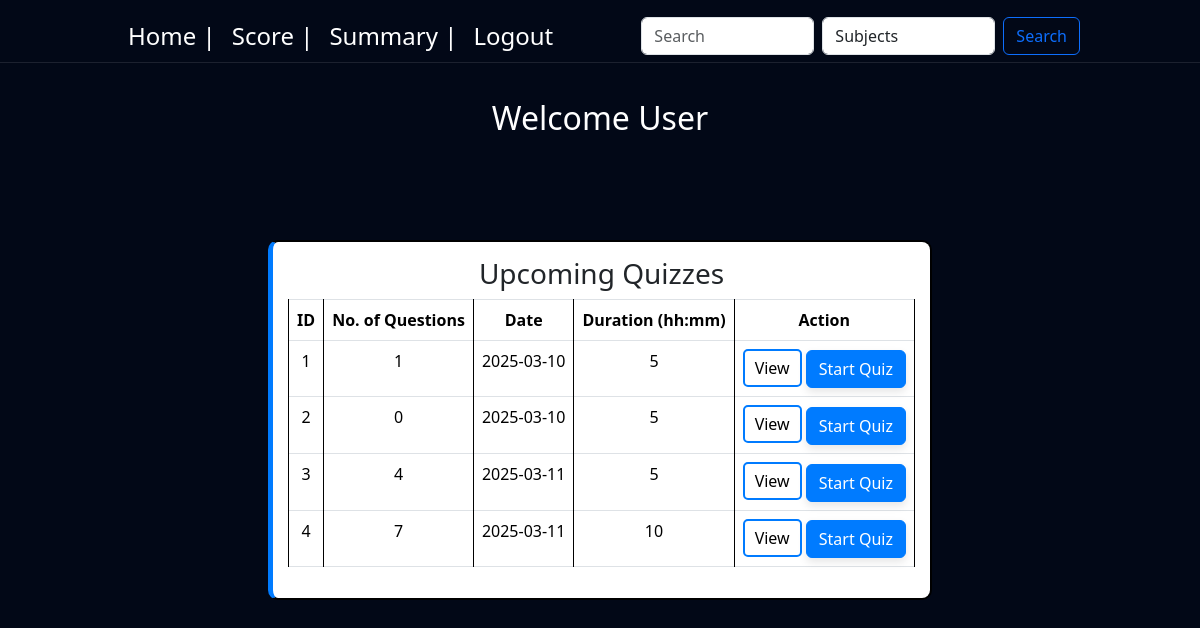
Screenshot of /user_dashboard with the database file from the repository.
### controller/models.py (models this page shows)
class Quiz(db.Model):
    id = db.Column(db.Integer, primary_key=True, autoincrement=True)
    title = db.Column(db.String(255), nullable=False)
    chapter_id = db.Column(db.Integer, db.ForeignKey('chapter.id'), nullable=False)
    date_of_quiz = db.Column(db.Date, nullable=False)
    time_duration = db.Column(db.Integer, nullable=False)
    time_start = db.Column(db.Time, nullable=False)
    remarks = db.Column(db.String(500))
    questions = db.relationship('Question', backref='quiz', lazy=True)
    scores = db.relationship('Score', backref='quiz', lazy=True)

### controller/routes.py (the view)
@app.route('/user_dashboard')
def user_dashboard():
    question_count_subquery = db.session.query(
    Question.quiz_id, func.count(Question.id).label("question_count")
).group_by(Question.quiz_id).subquery()
    quizzes = db.session.query(
        Quiz.id,
        Quiz.title,
        Chapter.name.label("chapter_name"),
        Subject.name.label("subject_name"),
        Quiz.date_of_quiz,
        Quiz.time_duration,
        func.coalesce(question_count_subquery.c.question_count, 0).label("question_count")  # Ensure 0 for empty quizzes
    ).join(Chapter, Quiz.chapter_id == Chapter.id) \
    .join(Subject, Chapter.subject_id == Subject.id) \
    .outerjoin(question_count_subquery, Quiz.id == question_count_subquery.c.quiz_id) \
    .all()
    return render_template('user_dashboard.html', quizzes=quizzes, user = current_user)

### templates/user_dashboard.html (shortened to what this page needs)
<!DOCTYPE html>
<html lang="en">
  <head>
    <link
      href="https://cdn.jsdelivr.net/npm/bootstrap@5.3.3/dist/css/bootstrap.min.css"
      rel="stylesheet"
    />
    <link rel="stylesheet" href="{{ url_for('static', filename='styles.css') }}" />
  </head>
  <body>
    {% include 'navbar2.html' %}
    <div class="background">
      <div class="heading-sec">
        <h2>Welcome User</h2>
      </div>
      <div class="container">
        <div class="subjects-container">
          <div class="quiz-box">
            <h3>Upcoming Quizzes</h3>
            <table class="table table-bordered">
              <thead>
                <tr>
                  <th>ID</th>
                  <th>No. of Questions</th>
                  <th>Date</th>
                  <th>Duration (hh:mm)</th>
                  <th>Action</th>
                </tr>
              </thead>
              <tbody>
                {% for quiz in quizzes %}
                <tr>
                  <td>{{ quiz.id }}</td>
                  <td>{{ quiz.question_count }}</td>
                  <td>{{ quiz.date_of_quiz }}</td>
                  <td>{{ quiz.time_duration }}</td>
                  <td>
                    <button
                      class="view-btn"
                      onclick="viewQuizDetails('{{ quiz.id }}', '{{ quiz.subject_name }}', '{{ quiz.chapter_name }}', '{{ quiz.question_count }}', '{{ quiz.date_of_quiz }}', '{{ quiz.time_duration }}')">
                      View
                    </button>
                    <a href="{{ url_for('quiz', quiz_id=quiz.id) }}" class="btn btn-primary">
                      Start Quiz
                    </a>
                  </td>
                </tr>
                {% endfor %}
              </tbody>
            </table>
          </div>
        </div>
      </div>
    </div>
  </body>
</html>

### templates/navbar2.html (shortened to what this page needs)
<nav class="navbar navbar-expand-lg fixed-top" style="padding: 0 108px; margin-top: 10px; margin-bottom: 15px;">
  <div class="container-fluid">
      <div class="collapse navbar-collapse" id="navbarSupportedContent">
          <ul class="navbar-nav me-auto mb-2 mb-lg-0">
              <li class="nav-item">
                  <a class="nav-link active" aria-current="page" href="user_dashboard" style="font-size: x-large;">Home | </a>
              </li>
              <li class="nav-item">
                  <a class="nav-link" href="scores" style="font-size: x-large;">Score | </a>
              </li>
              <li class="nav-item">
                  <a class="nav-link" href="performance" style="font-size: x-large;">Summary | </a>
              </li>
              <li class="nav-item">
                  <a class="nav-link" href="logout" style="font-size: x-large;">Logout</a>
              </li>
          </ul>
          <form class="d-flex" role="search" onsubmit="event.preventDefault(); performNavbarSearch();">
              <input class="form-control me-2" type="search" id="navbarSearchQuery" placeholder="Search" aria-label="Search">
              <select id="navbarSearchFilter" class="form-control me-2">
                  {% if current_user.is_admin %}
                      <option value="users">Users</option>
                      <option value="subjects">Subjects</option>
                      <option value="quizzes">Quizzes</option>
                      <option value="questions">Questions</option>
                  {% else %}
                      <option value="subjects">Subjects</option>
                  {% endif %}
              </select>
              <button class="btn btn-outline-primary" type="submit">Search</button>
          </form>
      </div>
  </div>
</nav>

### static/styles.css (style rules this page uses)
html, body { height: 100%; margin: 0; padding: 0; overflow-x: auto; background: #020817 ; background-size: 400% 400%; backdrop-filter: blur(10px); scroll-behavior: smooth; }
.navbar { background: #020817 !important; backdrop-filter: blur(10px); border-bottom: 1px solid rgba(255, 255, 255, 0.1); }
.navbar .nav-link, .navbar-brand { color: white !important; }

### templates/user_dashboard.html (style rules this page uses)
.heading-sec { padding-top: 5px; display: flex; justify-content: center; align-items: center; height: 30vh; color: white; font-size: 50px; font-weight: 800; background: #020817 !important; backdrop-filter: blur(10px); text-align: center; }
.subjects-container { display: flex; gap: 20px; flex-wrap: wrap; justify-content: center; }
.quiz-box { border: 2px solid black; padding: 15px; border-radius: 10px; width: fit-content; text-align: center; background-color: white; border-left: 5px solid #007bff; }
table { width: 100%; border-collapse: collapse; }
table, th, td { border: 1px solid black; }
th, td { padding: 8px; text-align: center; }
.btn-primary { background-color: #007bff; border-color: #007bff; box-shadow: 0 4px 8px rgba(0, 0, 0, 0.1); }
.view-btn { background-color: white; color: black; border: 2px solid #007bff; padding: 5px 10px; border-radius: 5px; cursor: pointer; }

### rows the page displays
Quiz: id "1", question_count "1", date_of_quiz "2025-03-10", time_duration "5"
Quiz: id "2", question_count "0", date_of_quiz "2025-03-10", time_duration "5"
Quiz: id "3", question_count "4", date_of_quiz "2025-03-11", time_duration "5"
Quiz: id "4", question_count "7", date_of_quiz "2025-03-11", time_duration "10"
